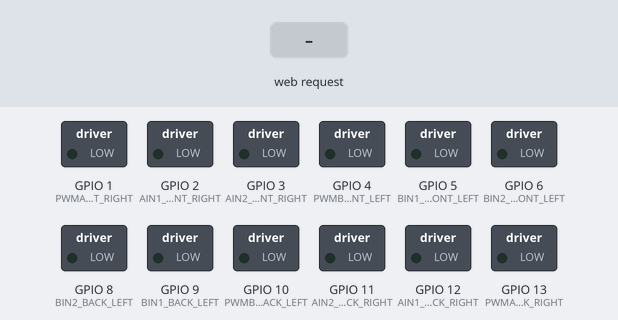
Bench run of a sketch on a simulated ESP32-S3. Parts: switched loads named in the sketch (green lamp = pin HIGH). The test bench sets the inputs (shaded band). What the sketch prints to the serial monitor is not drawn.

Above: at 1.2 s.
1.3 s: HTTP request GET /forward received
At 1.6 s:
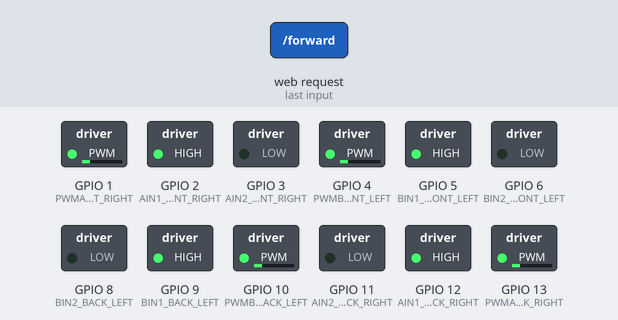
2.8 s: HTTP request GET /backward received
At 3.9 s:
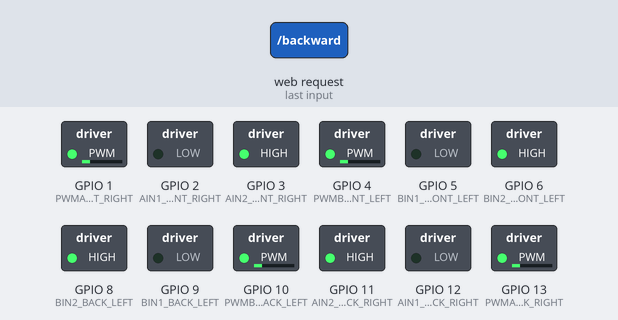
4.3 s: HTTP request GET /left received
At 5.0 s:
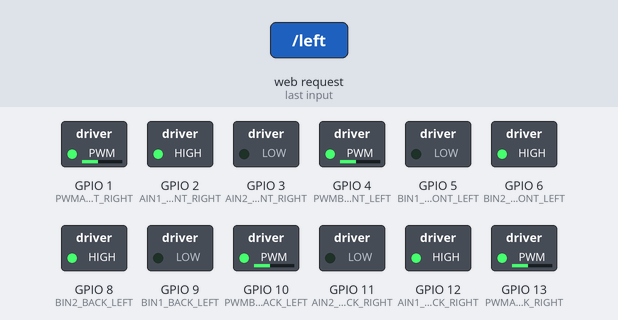
5.8 s: HTTP request GET /right received
At 6.2 s:
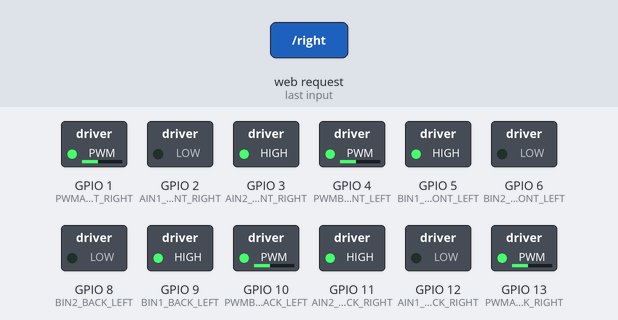
7.3 s: HTTP request GET /stop received
At 8.5 s:
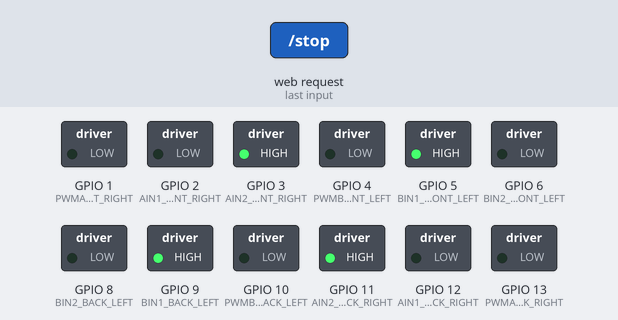
Timing chart, 0 to 9.8 s (numbered marks = the images above; inputs shaded):
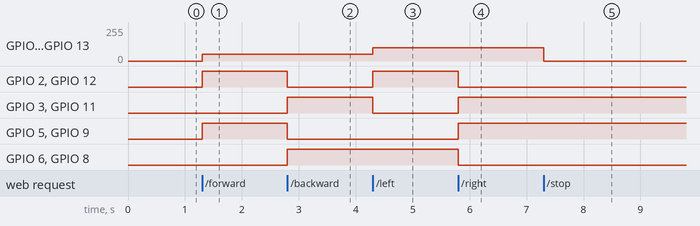

Measured:
- after the input at 1.3 s, GPIO 1 (PWMA_FRONT_RIGHT), GPIO 4 (PWMB_FRONT_LEFT), GPIO 10 (PWMB_BACK_LEFT), GPIO 13 (PWMA_BACK_RIGHT): 0/255 → 50/255 at once; GPIO 2 (AIN1_FRONT_RIGHT), GPIO 5 (BIN1_FRONT_LEFT), GPIO 9 (BIN1_BACK_LEFT), GPIO 12 (AIN1_BACK_RIGHT): LOW → HIGH at once
- after the input at 2.8 s, GPIO 2 (AIN1_FRONT_RIGHT), GPIO 5 (BIN1_FRONT_LEFT), GPIO 9 (BIN1_BACK_LEFT), GPIO 12 (AIN1_BACK_RIGHT): HIGH → LOW at once; GPIO 3 (AIN2_FRONT_RIGHT), GPIO 6 (BIN2_FRONT_LEFT), GPIO 8 (BIN2_BACK_LEFT), GPIO 11 (AIN2_BACK_RIGHT): LOW → HIGH at once
- after the input at 4.3 s, GPIO 1 (PWMA_FRONT_RIGHT), GPIO 4 (PWMB_FRONT_LEFT), GPIO 10 (PWMB_BACK_LEFT), GPIO 13 (PWMA_BACK_RIGHT): 50/255 → 100/255 at once; GPIO 2 (AIN1_FRONT_RIGHT), GPIO 12 (AIN1_BACK_RIGHT): LOW → HIGH at once; GPIO 3 (AIN2_FRONT_RIGHT), GPIO 11 (AIN2_BACK_RIGHT): HIGH → LOW at once
- after the input at 5.8 s, GPIO 2 (AIN1_FRONT_RIGHT), GPIO 6 (BIN2_FRONT_LEFT), GPIO 8 (BIN2_BACK_LEFT), GPIO 12 (AIN1_BACK_RIGHT): HIGH → LOW at once; GPIO 3 (AIN2_FRONT_RIGHT), GPIO 5 (BIN1_FRONT_LEFT), GPIO 9 (BIN1_BACK_LEFT), GPIO 11 (AIN2_BACK_RIGHT): LOW → HIGH at once
- after the input at 7.3 s, GPIO 1 (PWMA_FRONT_RIGHT), GPIO 4 (PWMB_FRONT_LEFT), GPIO 10 (PWMB_BACK_LEFT), GPIO 13 (PWMA_BACK_RIGHT): 100/255 → 0/255 at once

The sketch:

ESP32_S3_Car.ino
```cpp
#include <WiFi.h>
#include <WebServer.h>
#include "driving.h"
#include "WebControl.h"


const char* ssid = "RoboCar";
const char* password = "123456789";

WebServer server(80);

void setup() {
  Serial.begin(115200);
  Serial.println("Serial ready!");

  setUpMotors();

  WiFi.softAP(ssid, password); // creates a Wifi access point with the given SSID and password
  Serial.println("AP Started");
  Serial.print("IP: ");
  Serial.println(WiFi.softAPIP());

  setUpServer(); // call func to set up server routes and turn on server

  Serial.println("Server Started");
}


void loop() {
  server.handleClient(); // checks if a client has made a request and calls the appropriate handler function

  processDNS(); // processes DNS requests for the captive portal
}
```

WebControl.cpp
```cpp
#include "WebControl.h"
#include "driving.h"
#include <DNSServer.h>
#include <WiFi.h>

DNSServer dnsServer; // create a DNS server object to handle DNS requests for the captive portal

void handleForward() {
  driveForward();
  server.send(200, "text/plain", "OK");
}

void handleBackward() {
  driveBackward();
  server.send(200, "text/plain", "OK");
}

void handleLeft() {
  driveLeft();
  server.send(200, "text/plain", "OK");
}

void handleRight() {
  driveRight();
  server.send(200, "text/plain", "OK");
}

void handleStop() {
  stopMotors();
  server.send(200, "text/plain", "OK");
}

void handleRoot(){
  String html = "<html><head><title>RoboCar Control</title></head><body>";
  html += "<h1>RoboCar Control</h1>";
  html += "<button onclick=\"fetch('/forward')\">Forward</button><br><br>";
  html += "<button onclick=\"fetch('/backward')\">Backward</button><br><br>";
  html += "<button onclick=\"fetch('/left')\">Left</button><br><br>";
  html += "<button onclick=\"fetch('/right')\">Right</button><br><br>";
  html += "<button onclick=\"fetch('/stop')\">Stop</button><br><br>";
  html += "</body></html>"; // simple HTML page with buttons to control the car, each button sends a fetch request to the corresponding route when clicked

  server.send(200, "text/html", html);
}

void setUpServer() {
  server.on("/", handleRoot);  // set up route for root URL to serve the control webpage
  server.on("/forward", handleForward); // set up route for forward command
  server.on("/backward", handleBackward); // set up route for backward command
  server.on("/left", handleLeft); // set up route for left command
  server.on("/right", handleRight); // set up route for right command
  server.on("/stop", handleStop); // set up route for stop command

  server.on("/generate_204", handleRoot); // set up routes for captive portal detection, all redirect to the root handler to serve the control webpage
  server.on("/hotspot-detect.html", handleRoot);
  server.on("/connecttest.txt", handleRoot);
  server.on("/ncsi.txt", handleRoot);

  server.begin(); // turn on the server to start listening for requests

  dnsServer.start(53, "*", WiFi.softAPIP()); // start the DNS server to redirect all requests to the IP address of the ESP32's access point

}

void processDNS() {
  dnsServer.processNextRequest(); // call this function in the main loop to handle incoming DNS requests for the captive portal
}
```

WebControl.h
```cpp
#ifndef WEBCONTROL_H
#define WEBCONTROL_H

#include <WebServer.h>

extern WebServer server;  // declare the web server object so it can be used in WebControl.cpp

void handleForward();
void handleBackward();
void handleRight();
void handleLeft();
void handleStop();
void handleRoot();
void setUpServer();
void processDNS();

#endif
```

driving.cpp
```cpp
#include "driving.h"
#include <Arduino.h>

#define PWMB_FRONT_LEFT 4 //Yellow
#define BIN1_FRONT_LEFT 5 //Orange
#define BIN2_FRONT_LEFT 6 //Orange

#define PWMA_FRONT_RIGHT 1 //Yellow
#define AIN1_FRONT_RIGHT 2 //Orange
#define AIN2_FRONT_RIGHT 3 //Orange

#define PWMB_BACK_LEFT 10 //Yellow
#define BIN1_BACK_LEFT 9 //Orange
#define BIN2_BACK_LEFT 8 //Orange

#define PWMA_BACK_RIGHT 13 //Yellow
#define AIN1_BACK_RIGHT 12 //Orange
#define AIN2_BACK_RIGHT 11 //Orange

/* KEY!!
 Forward: AIN1 = HIGH, AIN2 = LOW
 Backward: AIN1 = LOW, AIN2 = HIGH
 Stop: AIN1 = LOW, AIN2 = LOW (Alternatively you can write PWM for each wheel as 0)
 PWM = choose from 0 to 255
 */

void driveForward() {
  digitalWrite(AIN1_FRONT_RIGHT, HIGH);
  digitalWrite(AIN2_FRONT_RIGHT, LOW);
  analogWrite(PWMA_FRONT_RIGHT, 50);

  digitalWrite(BIN1_FRONT_LEFT, HIGH);
  digitalWrite(BIN2_FRONT_LEFT, LOW);
  analogWrite(PWMB_FRONT_LEFT, 50);

  digitalWrite(AIN1_BACK_RIGHT, HIGH);
  digitalWrite(AIN2_BACK_RIGHT, LOW);
  analogWrite(PWMA_BACK_RIGHT, 50);

  digitalWrite(BIN1_BACK_LEFT, HIGH);
  digitalWrite(BIN2_BACK_LEFT, LOW);
  analogWrite(PWMB_BACK_LEFT, 50);
}

void driveBackward() {
  digitalWrite(AIN1_FRONT_RIGHT, LOW);
  digitalWrite(AIN2_FRONT_RIGHT, HIGH);
  analogWrite(PWMA_FRONT_RIGHT, 50);

  digitalWrite(BIN1_FRONT_LEFT, LOW);
  digitalWrite(BIN2_FRONT_LEFT, HIGH);
  analogWrite(PWMB_FRONT_LEFT, 50);

  digitalWrite(AIN1_BACK_RIGHT, LOW);
  digitalWrite(AIN2_BACK_RIGHT, HIGH);
  analogWrite(PWMA_BACK_RIGHT, 50);

  digitalWrite(BIN1_BACK_LEFT, LOW);
  digitalWrite(BIN2_BACK_LEFT, HIGH);
  analogWrite(PWMB_BACK_LEFT, 50);
}

void driveRight(){
  //Left forward
  digitalWrite(BIN1_FRONT_LEFT, HIGH);
  digitalWrite(BIN2_FRONT_LEFT, LOW);
  analogWrite(PWMB_FRONT_LEFT, 100);

  digitalWrite(BIN1_BACK_LEFT, HIGH);
  digitalWrite(BIN2_BACK_LEFT, LOW);
  analogWrite(PWMB_BACK_LEFT, 100);

  //Right backward
  digitalWrite(AIN1_BACK_RIGHT, LOW);
  digitalWrite(AIN2_BACK_RIGHT, HIGH);
  analogWrite(PWMA_BACK_RIGHT, 100);

  digitalWrite(AIN1_FRONT_RIGHT, LOW);
  digitalWrite(AIN2_FRONT_RIGHT, HIGH);
  analogWrite(PWMA_FRONT_RIGHT, 100);
}

void driveLeft() {
  //Right forward
  digitalWrite(AIN1_FRONT_RIGHT, HIGH);
  digitalWrite(AIN2_FRONT_RIGHT, LOW);
  analogWrite(PWMA_FRONT_RIGHT, 100);

  digitalWrite(AIN1_BACK_RIGHT, HIGH);
  digitalWrite(AIN2_BACK_RIGHT, LOW);
  analogWrite(PWMA_BACK_RIGHT, 100);

  //Left backward
  digitalWrite(BIN1_FRONT_LEFT, LOW);
  digitalWrite(BIN2_FRONT_LEFT, HIGH);
  analogWrite(PWMB_FRONT_LEFT, 100);

  digitalWrite(BIN1_BACK_LEFT, LOW);
  digitalWrite(BIN2_BACK_LEFT, HIGH);
  analogWrite(PWMB_BACK_LEFT, 100);
}

void stopMotors() {
  analogWrite(PWMA_FRONT_RIGHT, 0);
  analogWrite(PWMB_FRONT_LEFT, 0);
  analogWrite(PWMA_BACK_RIGHT, 0);
  analogWrite(PWMB_BACK_LEFT, 0);
}

void setUpMotors() {
  pinMode(PWMA_FRONT_RIGHT, OUTPUT);
  pinMode(AIN1_FRONT_RIGHT, OUTPUT);
  pinMode(AIN2_FRONT_RIGHT, OUTPUT);

  pinMode(PWMB_FRONT_LEFT, OUTPUT);
  pinMode(BIN1_FRONT_LEFT, OUTPUT);
  pinMode(BIN2_FRONT_LEFT, OUTPUT);

  pinMode(PWMA_BACK_RIGHT, OUTPUT);
  pinMode(AIN1_BACK_RIGHT, OUTPUT);
  pinMode(AIN2_BACK_RIGHT, OUTPUT);

  pinMode(PWMB_BACK_LEFT, OUTPUT);
  pinMode(BIN1_BACK_LEFT, OUTPUT);
  pinMode(BIN2_BACK_LEFT, OUTPUT);
}
```

driving.h
```cpp
#ifndef DRIVING_H
#define DRIVING_H

void driveForward();
void driveBackward();
void driveLeft();
void driveRight();
void stopMotors();
void setUpMotors();

#endif
```
